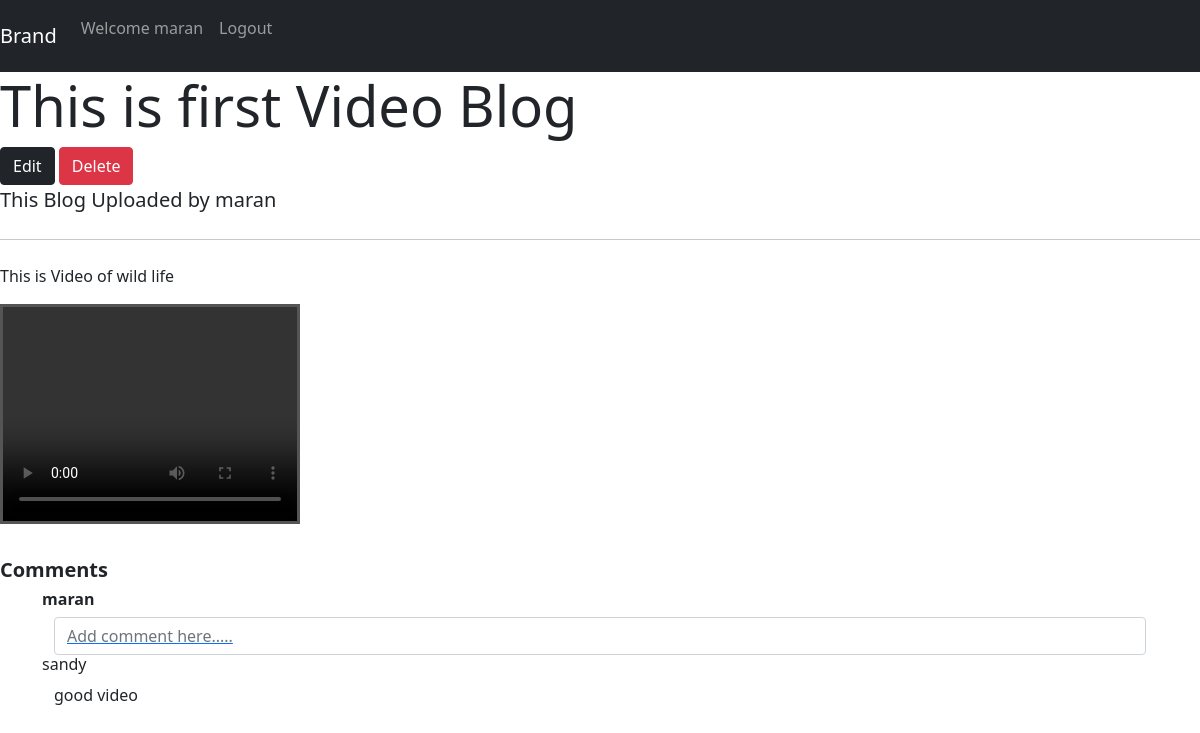
Page /blog/detailblog/3/ (signed in) on the committed database.
### blog/models.py (models this page shows, shortened)
class Blog(models.Model):
    user = models.ForeignKey(User, on_delete=models.CASCADE, related_name='blo')
    title = models.CharField(max_length=264)
    post = models.TextField()
    Image = models.ImageField(upload_to='pics',blank = True)
    Video = models.FileField(upload_to ='vids',blank = True)
    audio = models.FileField(upload_to ='auds',blank = True)
    documents = models.FileField(upload_to ='docs',blank = True)

class Comments(models.Model):
    user = models.ForeignKey(User, on_delete=models.CASCADE, related_name='bol')
    blog = models.ForeignKey(Blog, on_delete=models.CASCADE, related_name='bok')
    comment = models.CharField(max_length=1000)

### blog/views.py (the view)
# urls.py: path('detailblog/<slug:pk>/', Detail.as_view(), name='detailblog'),
class Detail(LoginRequiredMixin,DetailView):
    model = Blog
    template_name = 'sim/detail.html'

### blog/templates/sim/detail.html
{% extends 'sim/base.html' %}
{% block body_block %}
{% if user.is_authenticated %}
<div class="jumbotron">
  <h1 class="display-4">{{object.title}}</h1>{% if user == object.user%}<a href="{% url 'pu' pk=object.id %}"><input type="button" class="btn btn-dark" value="Edit"></a> <a href="{% url 'pd' pk=object.id %}"><input type="button" class="btn btn-danger" value="Delete"></a>{% endif %}
  <p class="lead">This Blog Uploaded by {{object.user}}</p>
  <hr class="my-4">
  {% if object.Image %}
  <p>{{object.post|slice:"0:55"}}</p>
  <p class="lead">
    <img src="{{ object.Image.url }}" alt="image broken" width=auto height=100%>
  </p>
  {% elif object.Video %}
  <p>{{object.post|slice:"0:55"}}</p>
  <p class="lead">
    <video width="300" height="220" controls>
      <source src="{{ object.Video.url }}" type="video/mp4">
      </video>
  </p>
  {% elif object.audio %}
  <p>{{object.post|slice:"0:55"}}</p>
    <audio controls>
      <source src="{{ object.audio.url }}" type="audio/ogg">
      </audio>
  {% elif object.documents %}
  <p>{{object.post|slice:"0:55"}}</p>
  <p class="lead">
    <a href="{{object.documents.url}}">{{object.documents}}</a>
  </p>
  {% else %}
  <p>{{object.post}}</p>
</div>
{% endif %}
<h5><b>Comments</b></h5>
<div class="container">
  <h6><b>{{user}}</b></h6>
  <div class="container">
    <a href="{% url 'cc' pk=user.id opk=object.id %}"><input type="text" class="form-control"placeholder="Add comment here....."></a>
  </div>
  {% for item in object.bok.all %}
  <h6>{{item.user}}</h6>
  <div class="container">
    {{item.comment}}{% if user == item.user %} <a href="{% url 'ec' pk=item.id %}"><i class="fa fa-edit" style="font-size:24px"></i></a> <a href="{% url 'dc' pk=item.id %}"><i class="fa fa-trash-o" style="font-size:24px"></i></a>{% endif %}
  </div>
  {% endfor %}
</div>
{% endif %}
{% endblock %}

### blog/templates/sim/base.html (shortened to what this page needs)
<!DOCTYPE html>
{% load static %}
<html lang="en" dir="ltr">
  <head>
    <link rel="stylesheet" href="https://cdn.jsdelivr.net/npm/bootstrap@5.1.3/dist/css/bootstrap.min.css">
    <link rel="stylesheet" href="{% static 'cloud.css' %}">
    <link rel="stylesheet" href="https://cdnjs.cloudflare.com/ajax/libs/font-awesome/4.7.0/css/font-awesome.min.css">
  </head>
  <body>
    {% if user.is_authenticated %}
    <nav class="navbar navbar-expand-lg navbar-dark bg-dark">
      <a class="navbar-brand" href="{% url 'homeblog' %}">Brand</a>
      <div class="collapse navbar-collapse" id="navbarSupportedContent">
        <ul class="navbar-nav mr-auto">
          <li class="nav-item">
            <p class="nav-link">Welcome {{user}}</p>
          </li>
          <li class="nav-item">
            <a class="nav-link" href="{% url 'outblog' %}">Logout</a>
          </li>
        </ul>
      </div>
    </nav>
    {% endif %}
    {% block body_block %}
    {% endblock %}
  </body>
</html>

### static/cloud.css (style rules this page uses)
video { border: 3px solid #555; margin-bottom: 10px; }

### rows in the picture
Blog: title "This is first Video Blog", user "maran", post "This is Video of wild life"
Comments: user "sandy", comment "good video"

### other values in the picture
{{ user }} "maran"
